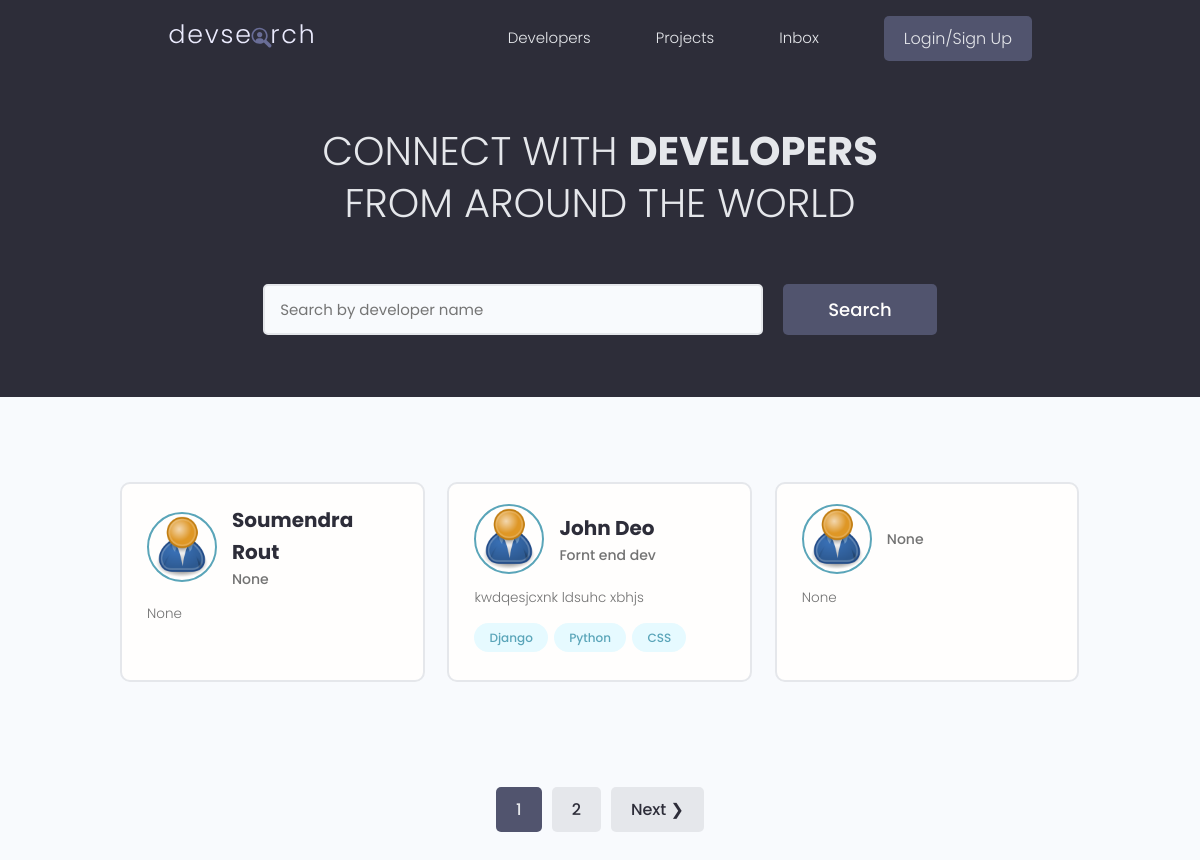
The app's page /, older data.
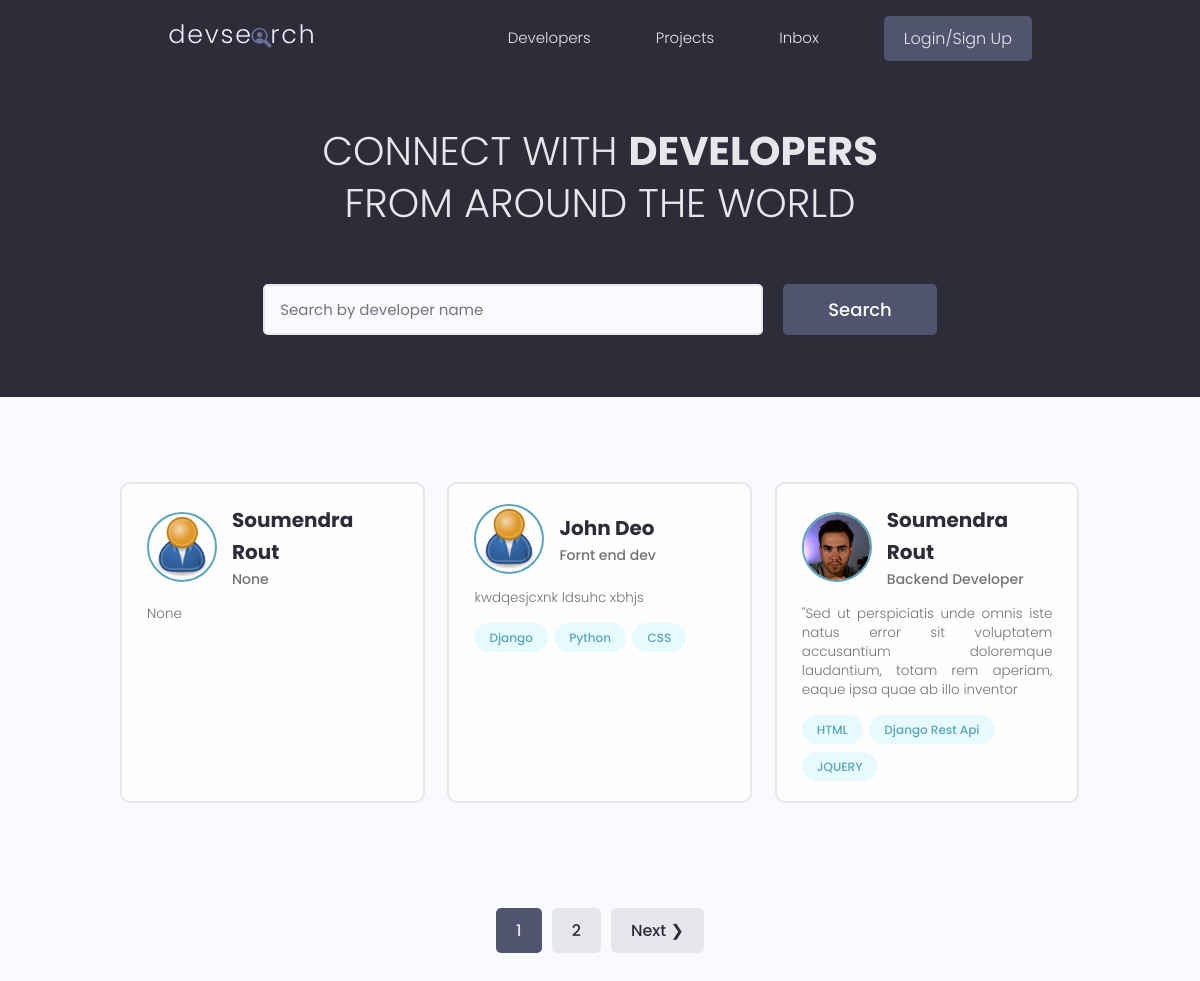
The same page, newer data.
### users/models.py (models this page shows, shortened)
class Profile(models.Model):
    user = models.OneToOneField(User,on_delete=models.CASCADE,null=True,blank=True)
    name = models.CharField(max_length=200,blank=True,null=True)
    email = models.EmailField(max_length=500, blank=True,null=True)
    username = models.CharField(max_length=200,blank=True,null=True)
    location = models.CharField(max_length=200,blank=True,null=True)
    short_intro = models.CharField(max_length=200,blank=True,null=True)
    bio = models.TextField(blank=True,null=True)
    profile_image = models.ImageField(null=True,blank=True,upload_to='profiles/',default='profiles/user-default.png')
    social_github = models.CharField(max_length=200,blank=True,null=True)
    social_twitter = models.CharField(max_length=200,blank=True,null=True)
    social_linkedin = models.CharField(max_length=200,blank=True,null=True)
    social_youtube = models.CharField(max_length=200,blank=True,null=True)
    social_website = models.CharField(max_length=200,blank=True,null=True)
    created = models.DateTimeField(auto_now_add=True)
    id = models.UUIDField(default=uuid.uuid4,unique=True,primary_key=True,editable=False)

class Skill(models.Model):
    owner = models.ForeignKey(Profile,on_delete=models.CASCADE,null=True,blank=True)
    name = models.CharField(max_length=200,blank=True,null=True)
    description = models.TextField(null=True,blank=True)
    created = models.DateTimeField(auto_now_add=True)
    id = models.UUIDField(default=uuid.uuid4,unique=True,primary_key=True,editable=False)
    def __str__(self):
        return str(self.name)

### users/views.py (the view)
# urls.py: path('',views.profiles, name='profiles'),
def profiles(request):
    profiles,search_query=searchProfiles(request)
    custom_range ,profiles =paginationProfiles(request,profiles,3)
    context = {'profiles':profiles,'search_query':search_query,'custom_range':custom_range}
    return render(request,'users/profiles.html',context)

### users/utils.py (called while the page is built)
def paginationProfiles(request,profiles,result):
    page = request.GET.get('page')
    paginator = Paginator(profiles,result)
    try:
        profiles = paginator.page(page)
    except PageNotAnInteger:
        page = 1
        profiles = paginator.page(page)
    except EmptyPage:
        page =paginator.num_pages
        profiles = paginator.page(page)
    leftIndex = (int(page)-4)
    if leftIndex < 1:
        leftIndex = 1
    rightIndex = (int(page)+5)
    if rightIndex > paginator.num_pages:
        rightIndex = paginator.num_pages + 1
    custom_range=range(leftIndex,rightIndex)
    return custom_range,profiles

def searchProfiles(request):
    search_query = ''
    if request.GET.get('search_query'):
        search_query = request.GET.get('search_query')
    skills = Skill.objects.filter(name__icontains=search_query)
    profiles = Profile.objects.distinct().filter(Q(name__icontains=search_query) |
                                    Q(short_intro__icontains=search_query) |
                                    Q(skill__in=skills))
    return profiles,search_query

### users/templates/users/profiles.html (shortened to what this page needs)
{% extends "main.html" %}
{% block content %}
  <main class="home">
    <section class="hero-section text-center">
      <div class="container container--narrow">
        <div class="hero-section__box">
          <h2>CONNECT WITH <span>DEVELOPERS</span></h2>
          <h2>FROM AROUND THE WORLD</h2>
        </div>
        <div class="hero-section__search">
          <form id='searchForm' class="form" action="{% url 'profiles' %}" method="get">
            <div class="form__field">
              <input class="input input--text" id="formInput#search" type="text" name="search_query"
                value= "{{search_query}}" placeholder="Search by developer name" />
            </div>
            <input class="btn btn--sub btn--lg" type="submit" value="Search" />
          </form>
        </div>
      </div>
    </section>
    <section class="devlist">
      <div class="container">
        <div class="grid grid--three">
          {% for profile in profiles %}
          <div class="column card">
            <div class="dev">
              <a href="{% url 'user-profile' profile.id %}" class="card__body">
                <div class="dev__profile">
                  <img class="avatar avatar--md" src="{{ profile.profile_image.url }}" alt="image" />
                  <div class="dev__meta">
                    <h3>{{ profile.name }}</h3>
                    <h5>{{ profile.short_intro|slice:"60" }}</h5>
                  </div>
                </div>
                <p class="dev__info">{{ profile.bio|slice:"150" }}</p>
                <div class="dev__skills">
                    {% for skill in profile.skill_set.all|slice:"5" %}
                  <span class="tag tag--pill tag--main">
                    <small>{{ skill }}</small>
                  </span>
                    {% endfor %}
                </div>
              </a>
            </div>
          </div>
          {% endfor %}
        </div>
      </div>
    </section>
    {% include "pagination.html" with queryset=profiles custom_range=custom_range%}
  </main>
{% endblock content %}

### templates/main.html (shortened to what this page needs)
<!DOCTYPE html>
{% load static %}
<html>
    <head>
        <link rel="stylesheet" href="https://cdn.iconmonstr.com/1.3.0/css/iconmonstr-iconic-font.min.css" />
        <link rel="stylesheet" href="{% static 'uikit/styles/uikit.css' %}" />
        <link rel="stylesheet" href="{% static 'styles/app.css' %}" />
    </head>
    <body>
        {% include "navbar.html"%}
        {% block content %}
        {% endblock content %}
    </body>
    </html>

### templates/navbar.html (shortened to what this page needs)
{% load static %}
  <header class="header">
    <div class="container container--narrow">
      <a href="{% url 'profiles'%}" class="header__logo">
        <img src="{% static 'images/logo.svg' %}" alt="DevSearch Logo" />
      </a>
      <nav class="header__nav">
        <ul class="header__menu">
          <li class="header__menuItem"><a href="{% url 'profiles' %}">Developers</a></li>
          <li class="header__menuItem"><a href="{% url 'projects'%}">Projects</a></li>
          <li class="header__menuItem"><a href="">Inbox</a></li>
          {% if request.user.is_authenticated %}
          <li class="header__menuItem"><a href="{% url 'account'%}">Account</a></li>
          <li class="header__menuItem"><a href="{% url 'logout' %}" class="btn btn--sub">Logout</a></li>
          {% else %}
          <li class="header__menuItem"><a href="{% url 'login' %}" class="btn btn--sub">Login/Sign Up</a></li>
          {% endif %}
        </ul>
      </nav>
    </div>
  </header>

### templates/pagination.html (shortened to what this page needs)
    {% if queryset.has_other_pages %}
    <div class="pagination">
      <ul class="container">
          {% for page in custom_range %}
            {% if page == queryset.number %}
              <li><a href="?page={{ page }}" class="btn page-link btn--sub" data-page="{{page}}">{{ page }}</a></li>
            {% else %}
              <li><a href="?page={{ page }}" class="btn page-link" data-page="{{page}}">{{ page }}</a></li>
            {% endif %}
            {% endfor %}
            {% if queryset.has_next %}
              <li><a href="?page={{ queryset.next_page_number }}" class="btn page-link" data-page="{{queryset.next_page_number}}">Next &#10095;</a></li>
            {% endif %}
        </ul>
    </div>
    {% endif %}

### static/styles/app.css (style rules this page uses)
:root { --color-sub: #2d2d39; }
.btn--sub { background-color: var(--color-sub-light); }
.card { border: 2px solid var(--color-light); }
img { width: 100%; }
.header { position: sticky; z-index: 111; background-color: var(--color-sub); padding: 1.5rem 0; }
.header > .container { display: flex; justify-content: space-between; align-items: center; }
.header__logo > img { height: 3.8rem; }
.header__nav > ul { display: inline-flex; align-items: center; list-style: none; gap: 6.5rem; }
.header__menuItem > a { color: var(--color-light); font-weight: 300; }
.hero-section { height: 40vh; display: flex; align-items: center; background-color: var(--color-sub); }
.hero-section__box { margin-bottom: 4rem; }
.hero-section__box > h2, .hero-section__box > h2 > span { font-size: 4rem; color: var(--color-light); line-height: 1.3; text-transform: uppercase; }
.hero-section__box > h2 { font-weight: 300; }
.hero-section__box > h2 > span { font-weight: 700; }
.hero-section__search > .form { display: flex; align-items: center; justify-content: center; gap: 2rem; }
.hero-section__search > .form input.input--text { width: 50rem; }
.devlist { margin-top: 8rem; }
.devlist .grid { align-items: stretch; }
.devlist .dev .dev__profile { display: flex; align-items: center; gap: 1.5rem; }
.devlist .dev .dev__meta h3 { color: var(--color-sub); font-size: 2rem; font-weight: 700; }
.devlist .dev .dev__meta h5 { color: var(--color-text); font-size: 1.4rem; font-weight: 500; }
.devlist .dev .dev__info { margin: 1.5rem 0; font-size: 1.35rem; line-height: 1.4; text-align: justify; }
.pagination { margin-top: 8rem; margin-bottom: 10rem; }
.pagination > ul { flex-wrap: wrap; list-style: none; display: flex; align-items: center; justify-content: center; gap: 1rem; }
.pagination .btn { color: var(--color-sub); }
.pagination .btn.btn--sub { color: var(--color-light); }

### static/uikit/styles/modules/_variables.css (style rules this page uses)
:root { --color-main: #5aa5b9; --color-main-light: #e6faff; --color-sub: #3f4156; --color-sub-light: #51546e; --color-sub-lighter: #ededfd; --color-text: #737373; --color-gray: #8b8b8b; --color-light: #e5e7eb; --color-light-gray: #767676; --color-bg: #f8fafd; --color-white: #fffefd; --color-white-light: #f3f3f3; --color-success: #359e64; --color-success-bg: #def8e8; --color-error: #fc4b0b; --color-error-bg: #fff2ee; --font-base: 'Poppins', arial, helvetica, 'Segoe UI', roboto, ubuntu, sans-serif; --font-monospace: 'Fira Code', 'Courier New', courier, monospace; --font-regular: 300; --font-medium: 500; --font-bold: 700; --generic-shadow: 1px 1px 5px #00000010; --generic-transition: all 0.3s ease-in-out; }

### static/uikit/styles/modules/_base.css (style rules this page uses)
* { margin: 0; padding: 0; box-sizing: border-box; text-rendering: optimizeLegibility; color: inherit; font-size: inherit; }
html { font-size: 50%; }
@media only screen and (min-width: 480px) { html { font-size: 56.25%; } }
@media only screen and (min-width: 1200px) { html { font-size: 62.5%; } }
body { line-height: 1.6; font-weight: 400; font-size: 1.5rem; color: var(--color-text); background-color: var(--color-bg); min-height: 100vh; }

### static/uikit/styles/modules/_typography.css (style rules this page uses)
* { font-family: var(--font-base); }
h2 { font-size: 3.6rem; font-weight: var(--font-bold); }
h3 { font-size: 3.2rem; font-weight: var(--font-medium); }
h5 { font-size: 2.4rem; font-weight: var(--font-medium); }
h5, h6 { font-weight: var(--font-regular); }
p, span, strong { font-size: 1.6rem; color: var(--color-text); font-weight: var(--font-regular); }
a { padding-bottom: 2px; text-decoration: none; display: inline-block; color: var(--color-main); font-weight: var(--font-medium); }

### static/uikit/styles/modules/_utilities.css (style rules this page uses)
.container { width: 92%; max-width: 165rem; margin: 0 auto; box-sizing: border-box; }
.container--narrow { width: 92%; max-width: 120rem; }
@media screen and (min-width: 1000px) { .container { width: 90%; } }
@media screen and (min-width: 1000px) { .container--narrow { width: 85%; } }
@media screen and (min-width: 1200px) { .container { width: 80%; } }
@media screen and (min-width: 1200px) { .container--narrow { width: 72%; } }
.text-center { text-align: center; }

### static/uikit/styles/modules/_avatar.css (style rules this page uses)
.avatar { border-radius: 50%; border: 2px solid var(--color-main); object-fit: cover; }
.avatar--md { height: 7rem; width: 7rem; }

### static/uikit/styles/modules/_card.css (style rules this page uses)
.card { border-radius: 1rem; background-color: var(--color-white); border: 1.5px solid var(--color-light); width: auto; height: auto; margin-top: 0.5rem; margin-bottom: 0.5rem; overflow: hidden; }
.card__body, .card__header { padding: 2rem 2.5rem; }

Row changes from the older to the newer data that the page shows:
removed Profile: profile_image (placeholder picture), short_intro "None", bio "None"
now on this page (row edited): Profile: profile_image (picture), name "Soumendra Rout", short_intro "Backend Developer", bio "\"Sed ut perspiciatis unde omnis iste natus error sit voluptatem accusantium doloremque laudantium, totam rem aperiam, eaque ipsa quae ab illo inventor"
now on this page (row edited): Skill: name "HTML", shown under "Soumendra Rout"
added Skill: name "Django Rest Api", shown under "Soumendra Rout"
added Skill: name "JQUERY", shown under "Soumendra Rout"
